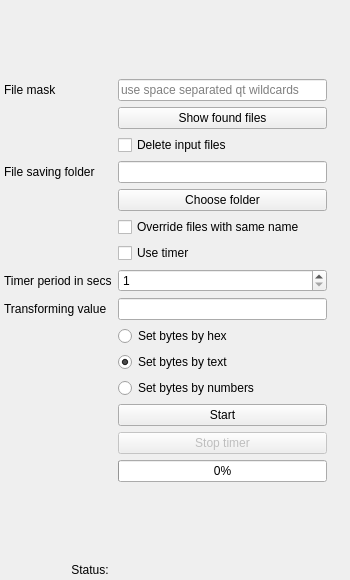
<?xml version="1.0" encoding="UTF-8"?>
<ui version="4.0">
 <class>MainWindow</class>
 <widget class="QMainWindow" name="MainWindow">
  <property name="geometry">
   <rect>
    <x>0</x>
    <y>0</y>
    <width>350</width>
    <height>580</height>
   </rect>
  </property>
  <property name="sizePolicy">
   <sizepolicy hsizetype="Expanding" vsizetype="Expanding">
    <horstretch>0</horstretch>
    <verstretch>0</verstretch>
   </sizepolicy>
  </property>
  <property name="minimumSize">
   <size>
    <width>350</width>
    <height>580</height>
   </size>
  </property>
  <property name="windowTitle">
   <string>MainWindow</string>
  </property>
  <widget class="QWidget" name="centralwidget">
   <property name="sizePolicy">
    <sizepolicy hsizetype="Expanding" vsizetype="Expanding">
     <horstretch>0</horstretch>
     <verstretch>0</verstretch>
    </sizepolicy>
   </property>
   <property name="minimumSize">
    <size>
     <width>300</width>
     <height>400</height>
    </size>
   </property>
   <property name="autoFillBackground">
    <bool>false</bool>
   </property>
   <widget class="QWidget" name="verticalLayoutWidget">
    <property name="geometry">
     <rect>
      <x>0</x>
      <y>0</y>
      <width>331</width>
      <height>581</height>
     </rect>
    </property>
    <layout class="QGridLayout" name="gridLayout">
     <property name="leftMargin">
      <number>4</number>
     </property>
     <property name="topMargin">
      <number>4</number>
     </property>
     <property name="rightMargin">
      <number>4</number>
     </property>
     <property name="bottomMargin">
      <number>4</number>
     </property>
     <item row="15" column="1">
      <widget class="QPushButton" name="start_btn">
       <property name="text">
        <string>Start</string>
       </property>
      </widget>
     </item>
     <item row="17" column="1">
      <widget class="QProgressBar" name="progress_bar">
       <property name="enabled">
        <bool>true</bool>
       </property>
       <property name="value">
        <number>0</number>
       </property>
      </widget>
     </item>
     <item row="18" column="1">
      <spacer name="verticalSpacer_2">
       <property name="orientation">
        <enum>Qt::Orientation::Vertical</enum>
       </property>
       <property name="sizeHint" stdset="0">
        <size>
         <width>20</width>
         <height>40</height>
        </size>
       </property>
      </spacer>
     </item>
     <item row="8" column="1">
      <widget class="QCheckBox" name="rewriting_files_chk">
       <property name="text">
        <string>Override files with same name</string>
       </property>
      </widget>
     </item>
     <item row="10" column="0">
      <widget class="QLabel" name="timer_period_lbl">
       <property name="text">
        <string>Timer period in secs</string>
       </property>
      </widget>
     </item>
     <item row="3" column="1">
      <widget class="QLineEdit" name="mask_ledit">
       <property name="placeholderText">
        <string>use space separated qt wildcards </string>
       </property>
      </widget>
     </item>
     <item row="4" column="1">
      <widget class="QPushButton" name="mask_btn">
       <property name="text">
        <string>Show found files</string>
       </property>
      </widget>
     </item>
     <item row="11" column="0">
      <widget class="QLabel" name="value_lbl">
       <property name="text">
        <string>Transforming value</string>
       </property>
      </widget>
     </item>
     <item row="12" column="1">
      <widget class="QRadioButton" name="value_directly_rbtn">
       <property name="text">
        <string>Set bytes by hex</string>
       </property>
      </widget>
     </item>
     <item row="7" column="1">
      <widget class="QPushButton" name="choose_folder_btn">
       <property name="text">
        <string>Choose folder</string>
       </property>
      </widget>
     </item>
     <item row="19" column="0">
      <widget class="QLabel" name="status_lbl">
       <property name="text">
        <string>Status: </string>
       </property>
       <property name="alignment">
        <set>Qt::AlignmentFlag::AlignRight|Qt::AlignmentFlag::AlignTrailing|Qt::AlignmentFlag::AlignVCenter</set>
       </property>
      </widget>
     </item>
     <item row="5" column="1">
      <widget class="QCheckBox" name="input_deleting_chk">
       <property name="text">
        <string>Delete input files</string>
       </property>
      </widget>
     </item>
     <item row="3" column="0">
      <widget class="QLabel" name="mask_lbl">
       <property name="text">
        <string>File mask</string>
       </property>
      </widget>
     </item>
     <item row="2" column="0">
      <spacer name="verticalSpacer">
       <property name="orientation">
        <enum>Qt::Orientation::Vertical</enum>
       </property>
       <property name="sizeHint" stdset="0">
        <size>
         <width>20</width>
         <height>40</height>
        </size>
       </property>
      </spacer>
     </item>
     <item row="6" column="1">
      <widget class="QLineEdit" name="saving_folder_ledit"/>
     </item>
     <item row="9" column="1">
      <widget class="QCheckBox" name="use_timer_chk">
       <property name="text">
        <string>Use timer</string>
       </property>
      </widget>
     </item>
     <item row="19" column="1">
      <widget class="QLabel" name="status_value_lbl">
       <property name="text">
        <string/>
       </property>
      </widget>
     </item>
     <item row="10" column="1">
      <widget class="QTimeEdit" name="timer_period_tedit">
       <property name="minimumTime">
        <time>
         <hour>0</hour>
         <minute>0</minute>
         <second>1</second>
        </time>
       </property>
       <property name="currentSection">
        <enum>QDateTimeEdit::Section::SecondSection</enum>
       </property>
       <property name="displayFormat">
        <string>s</string>
       </property>
       <property name="time">
        <time>
         <hour>0</hour>
         <minute>0</minute>
         <second>1</second>
        </time>
       </property>
      </widget>
     </item>
     <item row="14" column="1">
      <widget class="QRadioButton" name="value_nums_rbtn">
       <property name="text">
        <string>Set bytes by numbers</string>
       </property>
      </widget>
     </item>
     <item row="6" column="0">
      <widget class="QLabel" name="saving_folder_lbl">
       <property name="text">
        <string>File saving folder</string>
       </property>
      </widget>
     </item>
     <item row="13" column="1">
      <widget class="QRadioButton" name="value_text_rbtn">
       <property name="text">
        <string>Set bytes by text</string>
       </property>
       <property name="checked">
        <bool>true</bool>
       </property>
      </widget>
     </item>
     <item row="11" column="1">
      <widget class="QLineEdit" name="value_ledit"/>
     </item>
     <item row="16" column="1">
      <widget class="QPushButton" name="timer_stop_btn">
       <property name="enabled">
        <bool>false</bool>
       </property>
       <property name="text">
        <string>Stop timer</string>
       </property>
      </widget>
     </item>
    </layout>
   </widget>
  </widget>
 </widget>
 <resources/>
 <connections/>
</ui>
